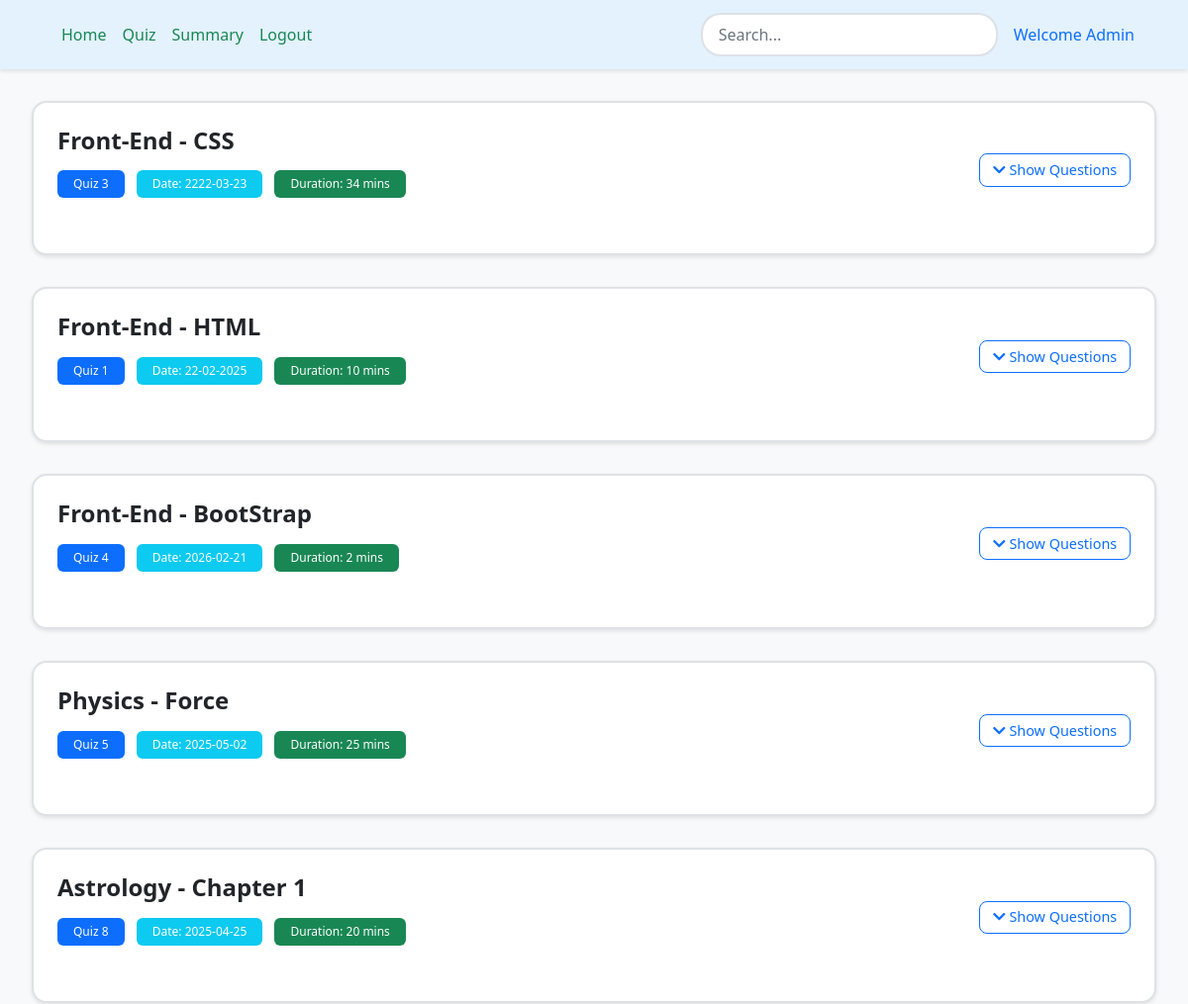
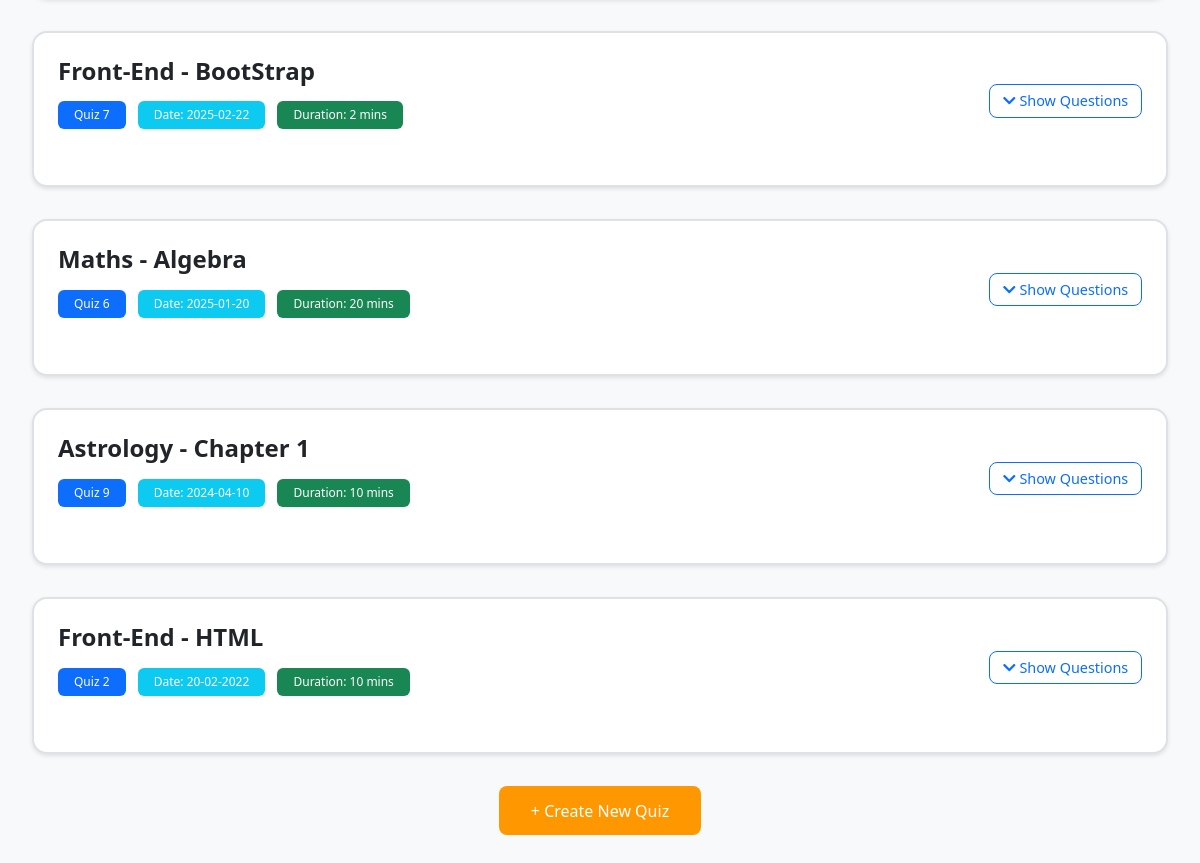
Screenshot of /admin_quiz_management with the database file from the repository (2 pictures, top to bottom).
### tables this page shows
CREATE TABLE quizzes (
            id INTEGER PRIMARY KEY AUTOINCREMENT,
            chapter_id INTEGER NOT NULL,
            date_of_quiz TEXT,
            time_duration TEXT,
            remarks TEXT,
            FOREIGN KEY (chapter_id) REFERENCES chapters (id) ON DELETE CASCADE
        );

CREATE TABLE subjects (
            id INTEGER PRIMARY KEY AUTOINCREMENT,
            name TEXT UNIQUE NOT NULL,
            description TEXT
        );

CREATE TABLE chapters (
            id INTEGER PRIMARY KEY AUTOINCREMENT,
            subject_id INTEGER NOT NULL,
            name TEXT NOT NULL,
            description TEXT,
            FOREIGN KEY (subject_id) REFERENCES subjects (id) ON DELETE CASCADE
        );

### app.py (the view)
@app.route('/admin_quiz_management')
def admin_quiz_management():
    subjects = get_all_subjects()
    quizzes = get_quizzes()
    today_date = datetime.now().strftime('%Y-%m-%d')
    return render_template('admin_quiz_management.html',
                         subjects=subjects,
                         quizzes=quizzes,
                         today_date=today_date)

### Models/database.py (called while the page is built)
def get_db_connection():
    conn = sqlite3.connect(DATABASE_PATH)
    conn.row_factory = sqlite3.Row  # Enables column access by name
    return conn

### Models/models.py (called while the page is built)
def dict_factory(cursor, row):
    d = {}
    for idx, col in enumerate(cursor.description):
        d[col[0]] = row[idx]
    return d

def get_quizzes():
    conn = get_db_connection()
    conn.row_factory = dict_factory
    cursor = conn.cursor()
    cursor.execute("""
        SELECT q.id, q.chapter_id, q.remarks,
               q.date_of_quiz, q.time_duration,
               c.name as chapter_name, s.name as subject_name
        FROM quizzes q
        JOIN chapters c ON q.chapter_id = c.id
        JOIN subjects s ON c.subject_id = s.id
        ORDER BY q.date_of_quiz DESC
    """)
    quizzes = cursor.fetchall()
    for quiz in quizzes:
        cursor.execute("""
            SELECT id, question_statement as title,
                   option1, option2, option3, option4, correct_option, weightage
            FROM questions
            WHERE quiz_id = ?
            ORDER BY id
        """, (quiz['id'],))
        quiz['questions'] = cursor.fetchall()
    conn.close()
    return quizzes

def get_all_subjects():
    conn = get_db_connection()
    cursor = conn.cursor()
    cursor.execute("""
        SELECT id, name
        FROM subjects
        ORDER BY name
    """)
    subjects = cursor.fetchall()
    conn.close()
    return subjects

### templates/admin_quiz_management.html (shortened to what this page needs)
{% extends "base.html" %}
{% block head %}
    <link rel="stylesheet" href="{{ url_for('static', filename='css/admin_quiz_management.css') }}">
{% endblock %}
{% block content %}
<nav class="navbar navbar-expand-lg navbar-light">
    <div class="container">
        <div class="navbar-nav me-auto">
            <a class="nav-link" href="/admin_dashboard">Home</a>
            <a class="nav-link" href="/admin_quiz_management">Quiz</a>
            <a class="nav-link" href="#">Summary</a>
            <a class="nav-link" href="/logout">Logout</a>
        </div>
        <div class="d-flex align-items-center">
            <input type="search" class="form-control search-box me-3" placeholder="Search...">
            <span class="welcome-text">Welcome Admin</span>
        </div>
    </div>
</nav>
<div class="main-content">
    {% for quiz in quizzes %}
    <div class="subject-card">
        <div class="d-flex justify-content-between align-items-center mb-3">
            <div>
                <h2 class="subject-title">{{ quiz.subject_name }} - {{ quiz.chapter_name }}</h2>
                <div class="quiz-info">
                    <span class="badge bg-primary">Quiz {{ quiz.id }}</span>
                    <span class="badge bg-info">Date: {{ quiz.date_of_quiz }}</span>
                    <span class="badge bg-success">Duration: {{ quiz.time_duration }} mins</span>
                </div>
            </div>
            <button class="btn btn-outline-primary"
                    type="button"
                    data-bs-toggle="collapse"
                    data-bs-target="#quizCollapse-{{ quiz.id }}"
                    aria-expanded="false">
                <i class="fas fa-chevron-down"></i> Show Questions
            </button>
        </div>
    </div>
    {% endfor %}
    <div class="add-subject-container">
        <button class="btn-add-subject-main" data-bs-toggle="modal" data-bs-target="#addQuizModal">
            + Create New Quiz
        </button>
    </div>
</div>
{% endblock %}

### templates/base.html (shortened to what this page needs)
<!DOCTYPE html>
<html lang="en">
<head>
    <link rel="stylesheet" href="https://cdn.jsdelivr.net/npm/bootstrap@5.3.0-alpha3/dist/css/bootstrap.min.css">
    <link rel="stylesheet" href="https://cdnjs.cloudflare.com/ajax/libs/font-awesome/5.15.4/css/all.min.css">
    <link href="https://cdn.jsdelivr.net/npm/bootstrap@5.1.3/dist/css/bootstrap.min.css" rel="stylesheet">
    {% block head %}{% endblock %}
</head>
<body>
    {% block content %}{% endblock %}
</body>
</html>

### static/css/admin_quiz_management.css (style rules this page uses)
.btn { border-radius: 8px; padding: 0.5rem 1rem; transition: all 0.3s; }
.btn-outline-primary { border-color: #0d6efd; color: #0d6efd; }
.badge { padding: 0.5em 1em; font-weight: 500; border-radius: 6px; }
.form-control { border-radius: 8px; padding: 0.75rem 1rem; border: 1px solid #dee2e6; }
.form-control[type="search"] { min-width: 300px; }
body { background: #f8f9fa; min-height: 100vh; color: #212529; }
.navbar { background: white; box-shadow: 0 2px 4px rgba(0, 0, 0, 0.1); padding: 0.8rem 1rem; background-color: #e3f2fd; }
.nav-link { color: #198754 !important; font-weight: 500; padding: 0.5rem 1rem; transition: color 0.2s ease; }
.welcome-text { color: #0d6efd; font-weight: 500; }
.main-content { padding: 2rem; max-width: 1200px; margin: 0 auto; }
.subject-card { margin-bottom: 20px; padding: 20px; border-radius: 8px; background-color: #fff; box-shadow: 0 2px 4px rgba(0,0,0,0.1); }
.subject-title { font-size: 1.5rem; font-weight: 600; color: #212529; margin-bottom: 0.5rem; }
.quiz-info { margin-bottom: 1rem; }
.quiz-info .badge { margin-right: 0.5rem; padding: 0.5rem 1rem; }
.btn-add-subject-main { background: #0d6efd; color: white; border: none; padding: 0.8rem 2rem; border-radius: 8px; font-weight: 500; transition: all 0.2s ease; }
.form-control { border: 2px solid #dee2e6; border-radius: 8px; padding: 0.6rem; }
.search-box { max-width: 200px; border-radius: 20px; padding: 0.5rem 1rem; }
.quiz-info .badge { margin-right: 0.5rem; }
.btn-outline-primary, .btn-outline-danger { padding: 0.3rem 0.8rem; font-size: 0.9rem; }
.add-subject-container { text-align: center; margin-top: 2rem; }
.btn-add-subject-main { background: #ff9800; color: white; border: none; padding: 0.8rem 2rem; border-radius: 8px; font-weight: 500; transition: background 0.2s ease; }
.subject-card { background: white; border: 2px solid #dee2e6; border-radius: 15px; margin-bottom: 2rem; padding: 1.5rem; }
.subject-title { font-size: 1.5rem; font-weight: 600; margin-bottom: 1rem; color: #212529; }
.btn[data-bs-toggle="collapse"] { transition: all 0.3s ease; }
.btn[data-bs-toggle="collapse"] i { transition: transform 0.3s ease; }

### rows the page displays
quizzes: subject_name "Front-End", chapter_name "CSS", id "3", date_of_quiz "2222-03-23", time_duration "34"
quizzes: subject_name "Front-End", chapter_name "HTML", id "1", date_of_quiz "22-02-2025", time_duration "10"
quizzes: subject_name "Front-End", chapter_name "BootStrap", id "4", date_of_quiz "2026-02-21", time_duration "2"
quizzes: subject_name "Physics", chapter_name "Force", id "5", date_of_quiz "2025-05-02", time_duration "25"
quizzes: subject_name "Astrology", chapter_name "Chapter 1", id "8", date_of_quiz "2025-04-25", time_duration "20"
quizzes: subject_name "Front-End", chapter_name "BootStrap", id "7", date_of_quiz "2025-02-22", time_duration "2"
quizzes: subject_name "Maths", chapter_name "Algebra", id "6", date_of_quiz "2025-01-20", time_duration "20"
quizzes: subject_name "Astrology", chapter_name "Chapter 1", id "9", date_of_quiz "2024-04-10", time_duration "10"
quizzes: subject_name "Front-End", chapter_name "HTML", id "2", date_of_quiz "20-02-2022", time_duration "10"
